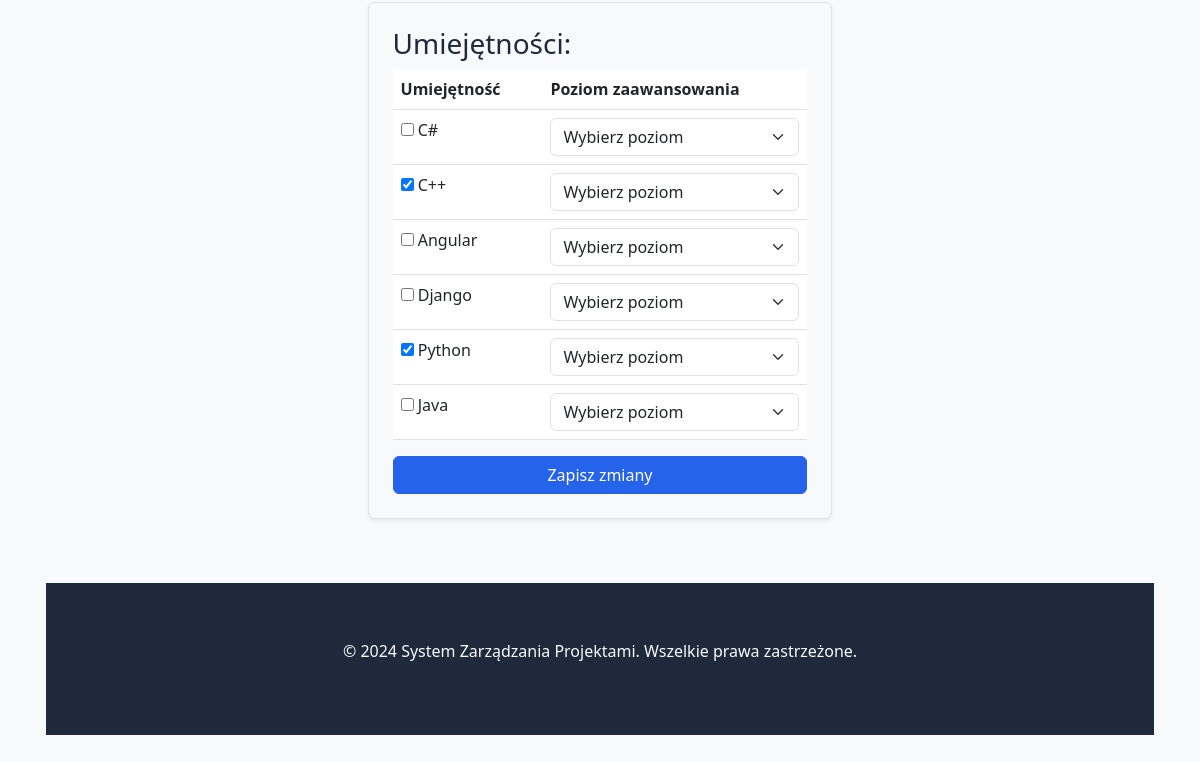
/profile/ (signed in, lower part), run on an earlier commit of the app's database.
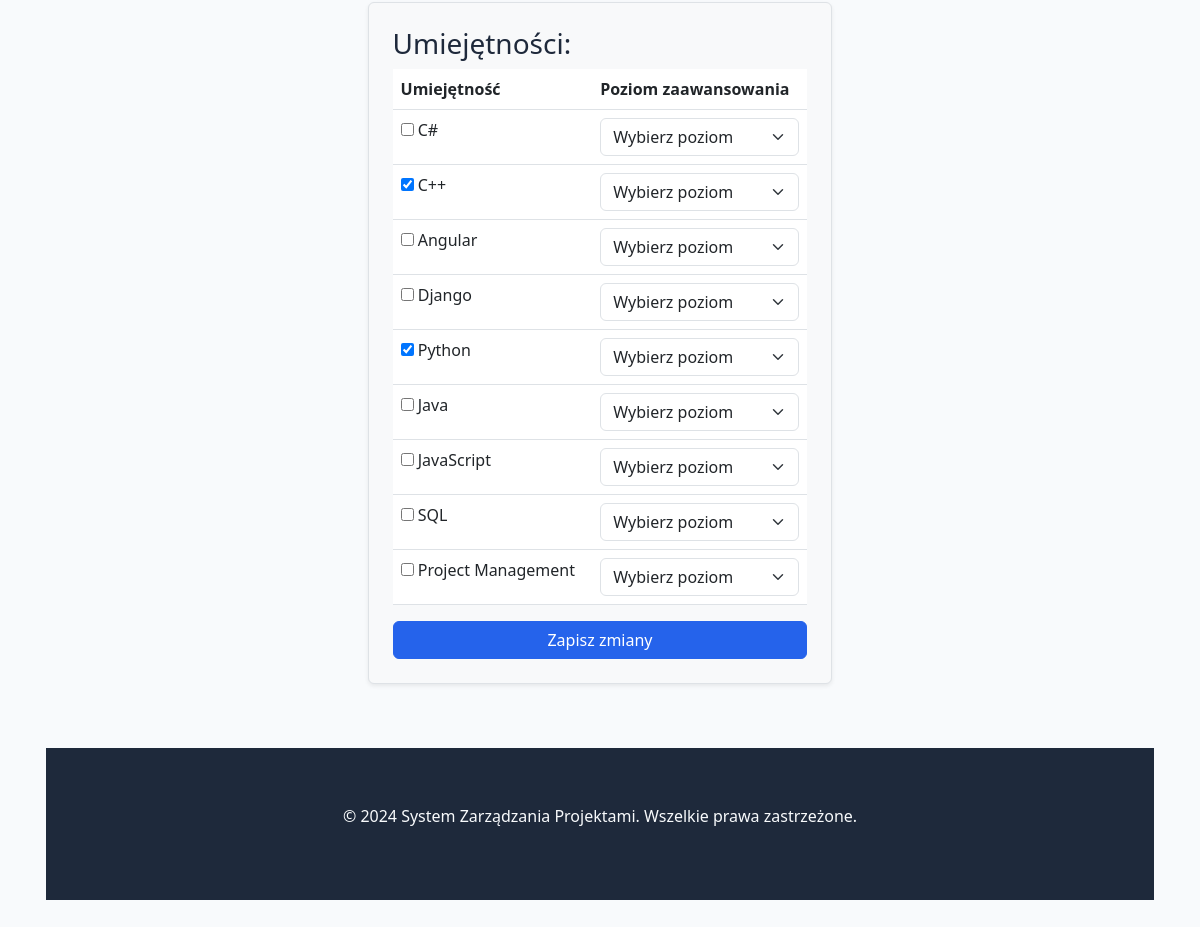
And on a later commit of the database.
### employees/models.py (models this page shows)
class Skill(models.Model):
    name = models.CharField(max_length=100)
    logo = models.ImageField(upload_to='skills/logos/', blank=True, null=True)
    def __str__(self):
        return self.name

### account/views.py (the view, shortened to what this page needs)
# urls.py: path('profile/', views.profile_view, name='profile'),
@login_required
def profile_view(request):
    if request.user.is_employee:
        try:
            employee = Employee.objects.get(user=request.user)
            request.user.employee = employee  # Dodajemy atrybut employee do obiektu użytkownika
            skill_levels = {}
            for employee_skill in EmployeeSkill.objects.filter(employee=employee):
                skill_levels[str(employee_skill.skill.id)] = employee_skill.proficiency_level
            form = EditSkillsForm(instance=employee)
            return render(request, 'account/profile.html', {
                'first_name': request.user.first_name,
                'last_name': request.user.last_name,
                'email': request.user.email,
                'form': form,
                'skill_levels': skill_levels,
                'employee': employee  # Dodajemy obiekt pracownika do kontekstu
            })
        except Employee.DoesNotExist:
            return redirect('employer_profile')
    elif request.user.is_employer:
        return render(request, 'account/employer_profile.html')
    else:
        return render(request, 'account/profile.html', {
            'error': 'Nie masz przypisanego profilu.'
        })

### employees/context_processors.py (called while the page is built)
def global_context_processor(request):
    role_names = {
        'PO': 'Praktyczny Organizator',
        'NL': 'Naturalny Lider',
        'CZA': 'Człowiek Akcji',
        'SIE': 'Siewca (Człowiek Idei)',
        'CZK': 'Człowiek Kontaktów',
        'SE': 'Sędzia',
        'CZG': 'Człowiek Grupy',
        'PER': 'Perfekcjonista'
    }
    return {'role_names': role_names}

### employees/models.py (called while the page is built)
    def __str__(self):
        return f"{self.user.first_name} {self.user.last_name}" if self.user.first_name and self.user.last_name else self.user.username

### employees/templatetags/employee_tags.py (called while the page is built, shortened)
@register.filter
def get_employee_id(user):
    if hasattr(user, 'employee') and user.employee:
        return user.employee.id

### account/templates/account/profile.html (shortened to what this page needs)
{% extends "base.html" %}
{% load static %}
{% load employee_tags %}
{% block content %}
    <div class="container mt-5">
    <div class="row justify-content-center">
        <div class="col-md-8">
            {% if error %}
                <div class="alert alert-danger">{{ error }}</div>
            {% else %}
                <div class="row justify-content-center mt-4">
                    <div class="col-md-8">
                        <form method="post" class="mt-4 border p-4 shadow-sm rounded bg-light">
                            <h3>Umiejętności:</h3>
                            <table class="table">
                                <thead>
                                    <tr>
                                        <th>Umiejętność</th>
                                        <th>Poziom zaawansowania</th>
                                    </tr>
                                </thead>
                                <tbody>
                                    {% for skill in form.skills %}
                                        <tr>
                                            <td>
                                                {{ skill.tag }} {{ skill.choice_label }}
                                            </td>
                                            <td>
                                                <select name="proficiency_level_{{ skill.data.value }}" class="form-select">
                                                    <option value="">Wybierz poziom</option>
                                                </select>
                                            </td>
                                        </tr>
                                    {% endfor %}
                                </tbody>
                            </table>
                            <div class="d-grid">
                                <button type="submit" class="btn btn-primary">Zapisz zmiany</button>
                            </div>
                        </form>
                    </div>
                </div>
            {% endif %}
        </div>
    </div>
{% endblock %}

What changed in the data, as far as the page shows it:
added Skill: choice_label "JavaScript"
added Skill: choice_label "SQL"
added Skill: choice_label "Project Management"
Also different on the page:
new list line: "☐ Wybierz poziom"
